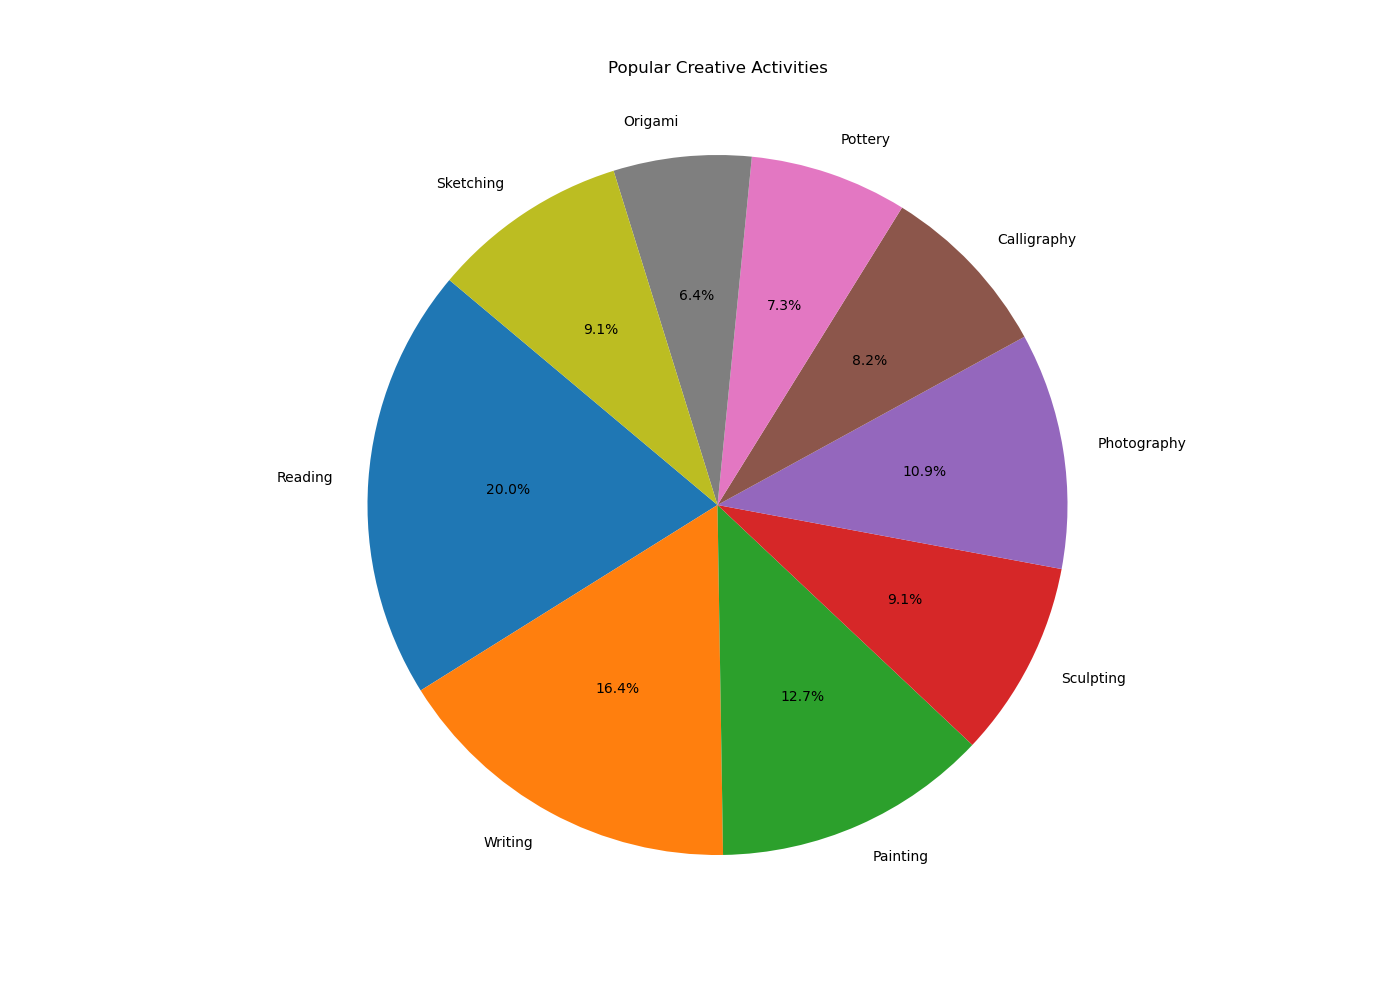

Generate this figure with Python:

import matplotlib.pyplot as plt

# Data to plot
labels = ['Reading', 'Writing', 'Painting', 'Sculpting', 'Photography', 'Calligraphy', 'Pottery', 'Origami', 'Sketching']
sizes = [22, 18, 14, 10, 12, 9, 8, 7, 10]
colors = ['#1F77B4', '#FF7F0E', '#2CA02C', '#D62728', '#9467BD', '#8C564B', '#E377C2', '#7F7F7F', '#BCBD22']

# Create pie chart
plt.figure(figsize=(14, 10))
plt.pie(sizes, labels=labels, colors=colors, autopct='%1.1f%%', startangle=140)

# Title
plt.title('Popular Creative Activities', y=1.05)

# Display the chart
plt.axis('equal')  # Equal aspect ratio ensures that pie is drawn as a circle.
plt.show()
